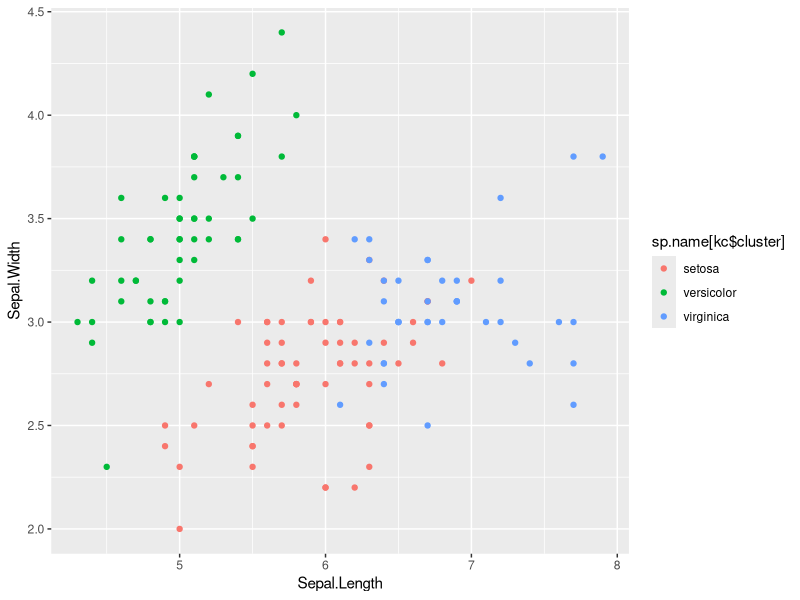

The R source for this figure:
data("iris")

kc = kmeans(iris[1:4], 3)
kc

kc$cluster
sp.name = c("setosa", "virginica", "versicolor")
sp.name[kc$cluster]

library(ggplot2)
ggplot(iris) + 
  geom_point(aes(x=Sepal.Length, y=Sepal.Width,
                 color = sp.name[kc$cluster]))
